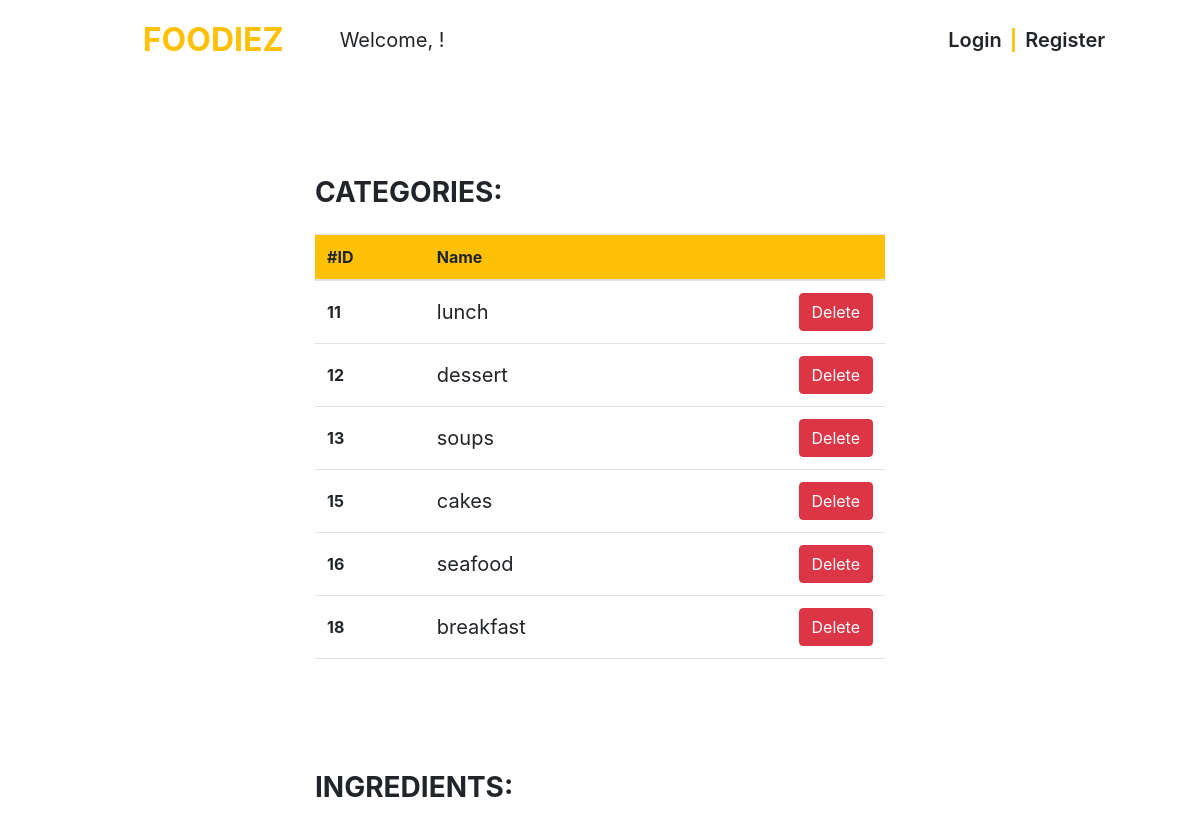
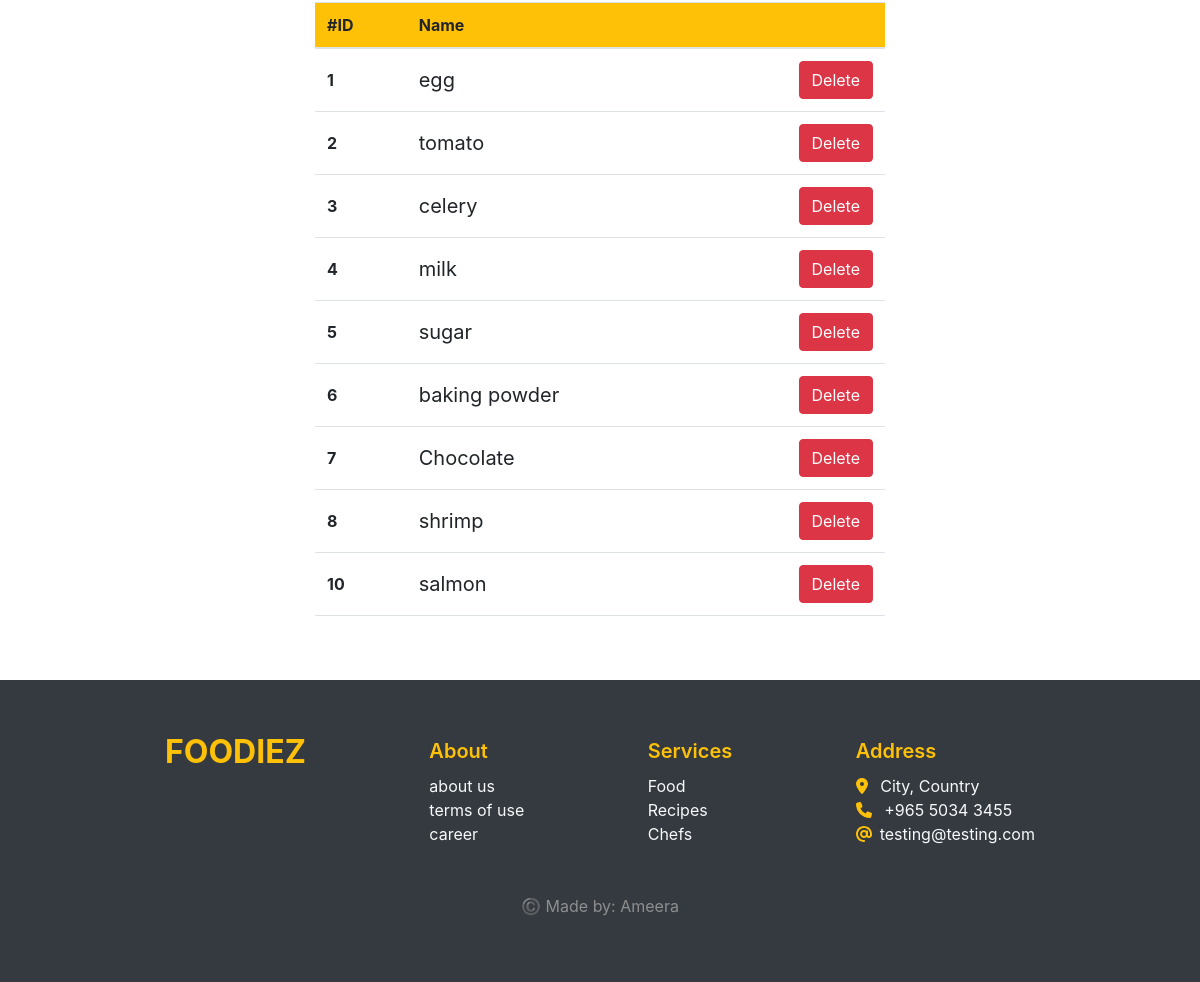
The page /admin-page/ on the database as committed earlier (2 pictures, top to bottom).
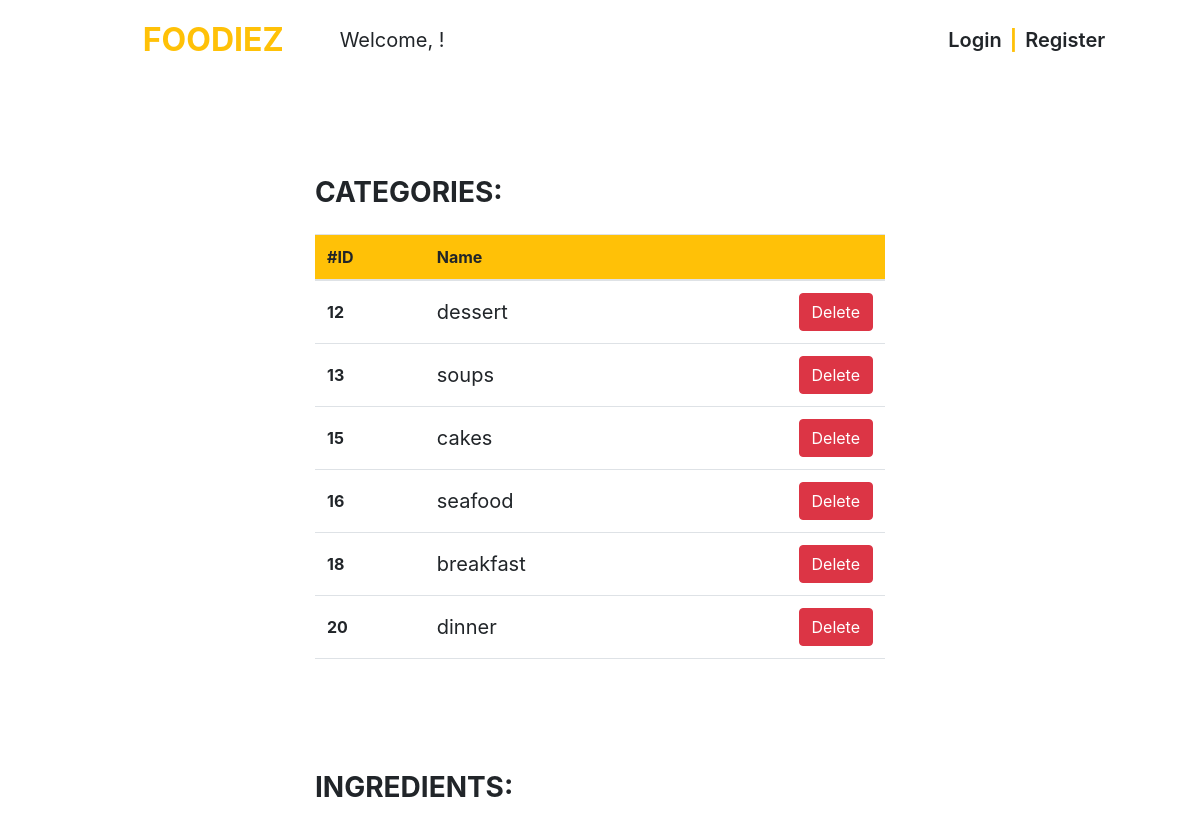
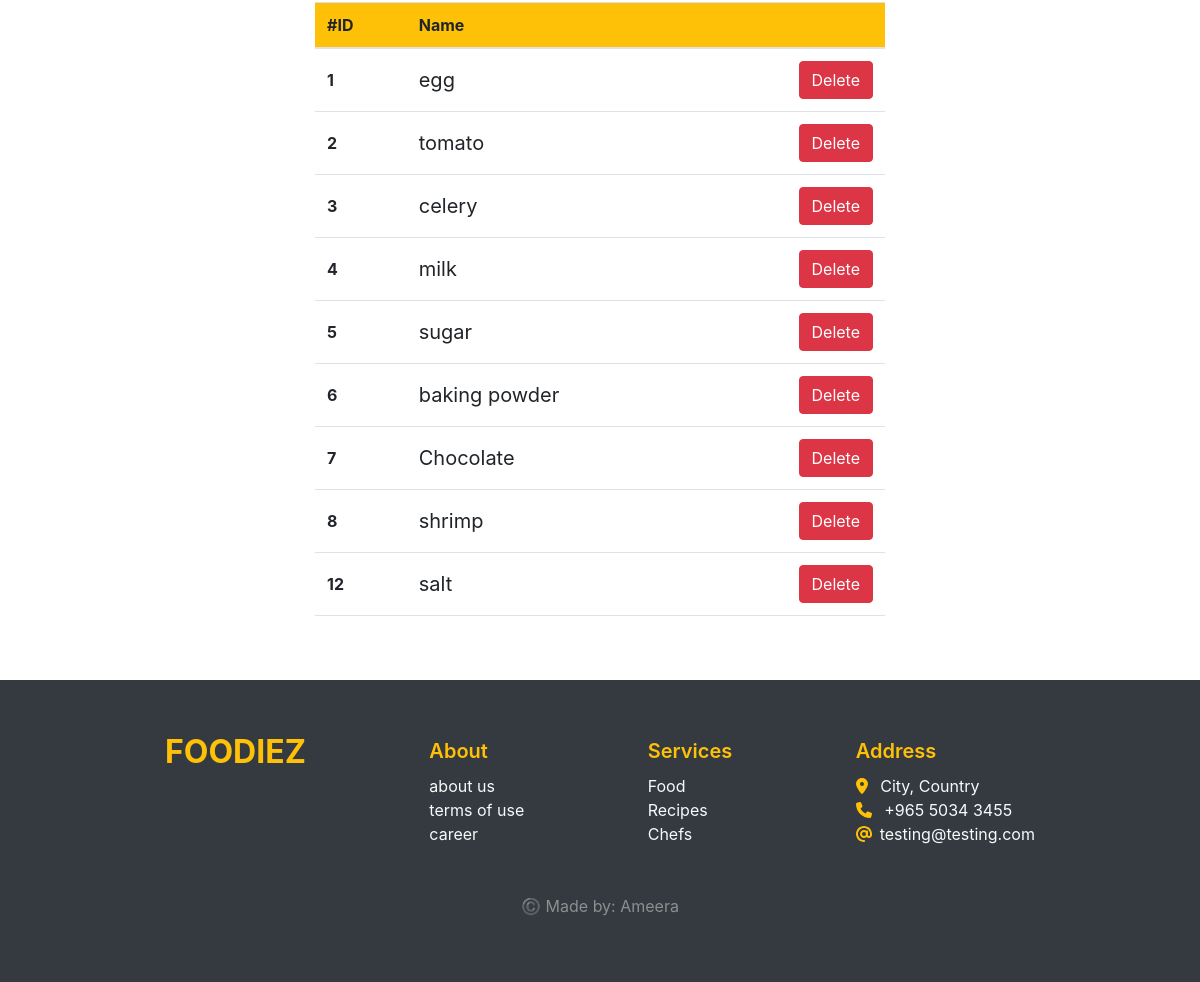
The same page on the database as committed later (2 pictures, top to bottom).
### food/models.py (models this page shows, shortened)
class Category(models.Model):
    name = models.CharField(max_length=100, unique=True)

class Ingredient(models.Model):
    name = models.CharField(max_length=100, unique=True)

### food/views.py (the view)
# urls.py: path("admin-page/", views.admin_view, name="admin-page"),
def admin_view(request):
    categories = Category.objects.all()
    ingredients = Ingredient.objects.all()
    context = {
        "categories": categories,
        "ingredients": ingredients,
    }
    return render(request, 'pages/admin_page.html', context)

### food/context_processor.py (called while the page is built)
def processor(request):
    register_form = RegisterForm()
    login_form = LoginForm()
    return {'register_form': register_form, "login_form": login_form,}

### food/templates/pages/admin_page.html (shortened to what this page needs)
{% extends 'base.html' %}
{% load bootstrap4 %}
{% block content %}
<section class="container w-50 py-5 my-5">
    <h1 class="fs-3 fw-bold text-uppercase mb-4">Categories:</h1>
    <table class="table table-hover">
        <thead>
            <tr class="bg-warning">
                <th scope="col">#ID</th>
                <th scope="col">Name</th>
                <th scope="col"></th>
            </tr>
        </thead>
        <tbody>
            {% for category in categories %}
            <tr>
                <th scope="row" class="align-middle">{{ category.id }}</th>
                <td class="fs-5 align-middle">{{ category.name}}</td>
                <td>
                    <div class="float-right">
                        <a href="{% url 'delete-category' cat_id=category.id%}" class="btn btn-danger confirm-delete" data-bs-toggle="modal" data-bs-target="#confirmDeleteModal" id="deleteButton{{category.id}}">Delete</a>
                    </div>
                </td>
            </tr>
            {% endfor %}
        </tbody>
    </table>
</section>
<section class="container w-50 pb-5 mt-5">
    <h1 class="fs-3 fw-bold text-uppercase mb-4">ingredients:</h1>
    <table class="table table-hover">
        <thead>
            <tr class="bg-warning">
                <th scope="col">#ID</th>
                <th scope="col">Name</th>
                <th scope="col"></th>
            </tr>
        </thead>
        <tbody>
            {% for ingredient in ingredients %}
            <tr>
                <th scope="row" class="align-middle">{{ ingredient.id }}</th>
                <td class="fs-5 align-middle">{{ ingredient.name}}</td>
                <td>
                    <div class="float-right">
                        <a href="{% url 'delete-ingredient' ing_id=ingredient.id%}" class="btn btn-danger confirm-delete" data-bs-toggle="modal" data-bs-target="#confirmDeleteModal" id="deleteButton{{ingredient.id}}">Delete</a>
                    </div>
                </td>
            </tr>
            {% endfor %}
        </tbody>
    </table>
</section>
{% endblock content %}

### food/templates/base.html (shortened to what this page needs)
{% load bootstrap4 %}
{% bootstrap_css %}
{% load static %}
<!DOCTYPE html>
<html lang="en">
  <head>
    <link
      href="https://cdn.jsdelivr.net/npm/bootstrap@5.2.0/dist/css/bootstrap.min.css"
      rel="stylesheet"
    />
    <link rel="stylesheet" href="{% static 'css/styles.css' %}" />
  </head>
  <body>
    <header>
      <nav class="navbar navbar-expand-lg bg-white">
        <div
          class="container-fluid d-flex justify-content-center align-items-center w-100"
        >
          <ul
            class="navbar-nav mb-2 mb-lg-0 d-flex justify-content-start align-items-center w-75"
          >
            <li class="nav-item fs-2 fw-bold mx-5">
              <a class="nav-link link-warning" href="{% url 'home' %}"
                >FOODIEZ</a
              >
            </li>
            <li class="nav-item fs-5 me-2">
              Welcome, {{ request.user.username}}!
            </li>
          </ul>
          <ul class="navbar-nav mb-2 mb-lg-0 d-flex align-items-center">
            {% if request.user.is_authenticated %}
            <li class="nav-item fs-5 fw-semibold mx-auto">
              <a class="nav-link link-dark" href="{% url 'logout' %}">Logout</a>
            </li>
            {% else %}
            <li class="nav-item fs-5 fw-semibold mx-auto">
              <a
                href="#"
                class="nav-link link-dark"
                data-bs-toggle="modal"
                data-bs-target="#login"
              >
                Login
              </a>
            </li>
            {% include 'snippets/login.html' %}
            <li class="nav-item fs-5 fw-bold text-warning">|</li>
            <li class="nav-item fs-5 fw-semibold mx-auto">
              <a
                href="#"
                class="nav-link link-dark"
                data-bs-toggle="modal"
                data-bs-target="#register"
              >
                Register
              </a>
            </li>
            {% include 'snippets/register.html' %} {% endif %}
          </ul>
        </div>
      </nav>
    </header>
    {% block content %}{% endblock content %}
    <footer class="m-auto bg-dark pt-5 pb-5">
      <div class="container w-75 mb-5 d-flex justify-content-between">
        <a class="link-warning fs-2 fw-bold m-0" href="{% url 'home' %}"
          >FOODIEZ</a
        >
        <div class="d-flex flex-column">
          <p class="fs-5 fw-semibold mt-2 mb-2 text-warning">About</p>
          <a class="link-light" href="#">about us</a>
          <a class="link-light" href="#">terms of use</a>
          <a class="link-light" href="#">career</a>
        </div>
        <div class="d-flex flex-column">
          <p class="fs-5 fw-semibold mt-2 mb-2 text-warning">Services</p>
          <a class="link-light" href="#">Food</a>
          <a class="link-light" href="#">Recipes</a>
          <a class="link-light" href="#">Chefs</a>
        </div>
        <div class="d-flex flex-column text-light">
          <p class="fs-5 fw-semibold mt-2 mb-2 text-warning">Address</p>
          <p class="m-0">
            <i class="fa-solid fa-location-dot me-2 text-warning"></i> City,
            Country
          </p>
          <p class="m-0">
            <i class="fa-solid fa-phone me-2 text-warning"></i> +965 5034 3455
          </p>
          <p class="m-0">
            <i class="fa-solid fa-at me-2 text-warning"></i>testing@testing.com
          </p>
        </div>
      </div>
      <center class="mt-auto">
        <p class="footer-text fs-6">©️ Made by: Ameera</p>
      </center>
    </footer>
  </body>
</html>

### food/templates/snippets/login.html (shortened to what this page needs)
{% load bootstrap4 %}
{% bootstrap_css %}

### food/templates/snippets/register.html (shortened to what this page needs)
{% load bootstrap4 %}
{% bootstrap_css %}

### food/templates/snippets/confirm_delete_modal.html (shortened to what this page needs)
{% load bootstrap4 %}

### food/static/css/styles.css (style rules this page uses)
body { height: 100vh; font-family: 'inter', sans-serif; }
footer { margin: auto; }
.footer-text { color: rgb(142, 142, 142); }

Rows that differ between the two databases and show on the page:
removed Category: id "11", name "lunch"
removed Ingredient: id "10", name "salmon"
added Category: id "20", name "dinner"
added Ingredient: id "12", name "salt"
